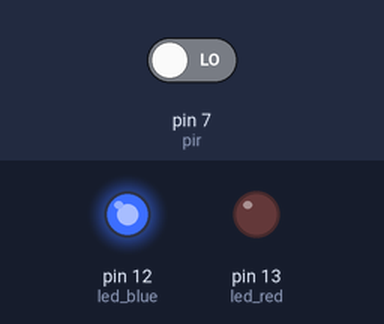
Simulated run of this sketch. Board: Arduino Uno, built with avr-gcc and run on an emulated ATmega328P. Shown: output pins drawn as LEDs (lit = HIGH). Inputs (shaded band) come from the test bench; at power-on: pin 7 (pir) LOW.

Above: at 1.8 s.
1.9 s: pin 7 (pir) driven HIGH
At 3.2 s:
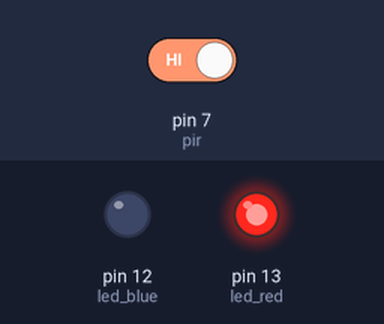
3.5 s: pin 7 (pir) driven LOW
At 4.5 s:
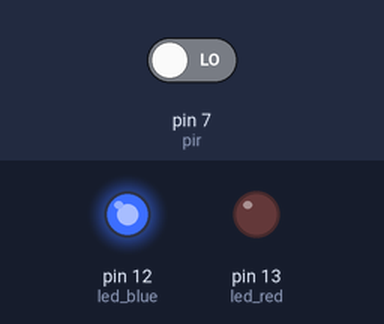
Timing chart, 0 to 6.5 s (numbered marks = the images above; inputs shaded):
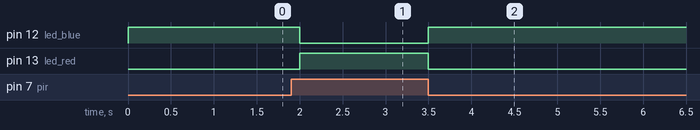

The sketch:

ej12.ino
```cpp
// C++ code
//

#define pir 7
#define led_red 13
#define led_blue 12

void setup()
{
  pinMode(pir, INPUT);
  pinMode(led_red, OUTPUT);
  pinMode(led_blue, OUTPUT);
}

void loop()
{
  int valorPir = digitalRead(pir);

  if(valorPir == HIGH){
    digitalWrite(led_red, HIGH);
    digitalWrite(led_blue, LOW);
  }else{
    digitalWrite(led_red, LOW);
    digitalWrite(led_blue, HIGH);
  }

  delay(500);

}
```

Measured:
- after the input at 1.9 s, pin 12 (led_blue): HIGH → LOW after 0.10 s; pin 13 (led_red): LOW → HIGH after 0.10 s
- after the input at 3.5 s, pin 12 (led_blue): LOW → HIGH at once; pin 13 (led_red): HIGH → LOW at once
